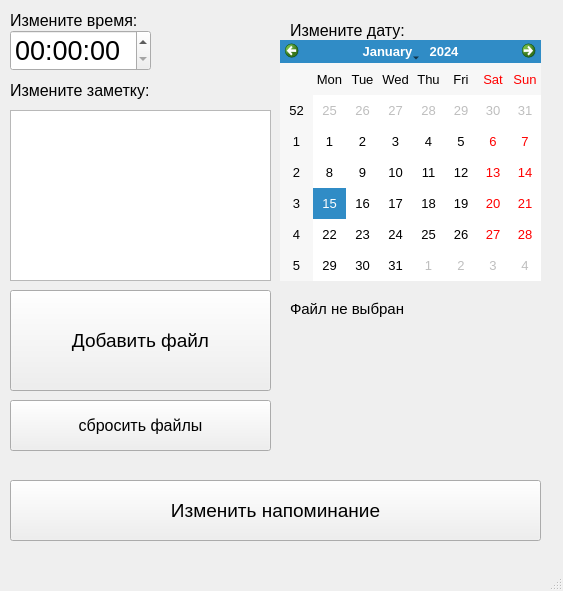
<?xml version="1.0" encoding="UTF-8"?>
<ui version="4.0">
 <class>Update</class>
 <widget class="QMainWindow" name="Update">
  <property name="geometry">
   <rect>
    <x>0</x>
    <y>0</y>
    <width>563</width>
    <height>591</height>
   </rect>
  </property>
  <property name="windowTitle">
   <string>Изменение</string>
  </property>
  <widget class="QWidget" name="centralwidget">
   <widget class="QPushButton" name="createButton">
    <property name="geometry">
     <rect>
      <x>10</x>
      <y>480</y>
      <width>531</width>
      <height>61</height>
     </rect>
    </property>
    <property name="font">
     <font>
      <pointsize>14</pointsize>
     </font>
    </property>
    <property name="text">
     <string>Изменить напоминание</string>
    </property>
   </widget>
   <widget class="QLabel" name="label_2">
    <property name="geometry">
     <rect>
      <x>290</x>
      <y>20</y>
      <width>151</width>
      <height>21</height>
     </rect>
    </property>
    <property name="font">
     <font>
      <pointsize>12</pointsize>
     </font>
    </property>
    <property name="text">
     <string>Измените дату:</string>
    </property>
   </widget>
   <widget class="QCalendarWidget" name="calendarWidget">
    <property name="geometry">
     <rect>
      <x>280</x>
      <y>40</y>
      <width>261</width>
      <height>241</height>
     </rect>
    </property>
    <property name="font">
     <font>
      <pointsize>10</pointsize>
     </font>
    </property>
   </widget>
   <widget class="QLabel" name="label">
    <property name="geometry">
     <rect>
      <x>10</x>
      <y>80</y>
      <width>151</width>
      <height>21</height>
     </rect>
    </property>
    <property name="font">
     <font>
      <pointsize>12</pointsize>
     </font>
    </property>
    <property name="text">
     <string>Измените заметку:</string>
    </property>
   </widget>
   <widget class="QLabel" name="label_3">
    <property name="geometry">
     <rect>
      <x>10</x>
      <y>10</y>
      <width>151</width>
      <height>21</height>
     </rect>
    </property>
    <property name="font">
     <font>
      <pointsize>12</pointsize>
     </font>
    </property>
    <property name="text">
     <string>Измените время:</string>
    </property>
   </widget>
   <widget class="QTimeEdit" name="timeEdit">
    <property name="geometry">
     <rect>
      <x>10</x>
      <y>30</y>
      <width>141</width>
      <height>41</height>
     </rect>
    </property>
    <property name="font">
     <font>
      <pointsize>20</pointsize>
     </font>
    </property>
   </widget>
   <widget class="QPushButton" name="add_file_Button">
    <property name="geometry">
     <rect>
      <x>10</x>
      <y>290</y>
      <width>261</width>
      <height>101</height>
     </rect>
    </property>
    <property name="font">
     <font>
      <pointsize>14</pointsize>
     </font>
    </property>
    <property name="text">
     <string>Добавить файл</string>
    </property>
   </widget>
   <widget class="QLabel" name="label_file">
    <property name="geometry">
     <rect>
      <x>290</x>
      <y>300</y>
      <width>241</width>
      <height>161</height>
     </rect>
    </property>
    <property name="font">
     <font>
      <pointsize>11</pointsize>
     </font>
    </property>
    <property name="frameShape">
     <enum>QFrame::NoFrame</enum>
    </property>
    <property name="frameShadow">
     <enum>QFrame::Plain</enum>
    </property>
    <property name="text">
     <string>Файл не выбран</string>
    </property>
    <property name="alignment">
     <set>Qt::AlignLeading|Qt::AlignLeft|Qt::AlignTop</set>
    </property>
    <property name="margin">
     <number>3</number>
    </property>
   </widget>
   <widget class="QPushButton" name="clear_file_Button">
    <property name="geometry">
     <rect>
      <x>10</x>
      <y>400</y>
      <width>261</width>
      <height>51</height>
     </rect>
    </property>
    <property name="font">
     <font>
      <pointsize>12</pointsize>
     </font>
    </property>
    <property name="text">
     <string>сбросить файлы</string>
    </property>
   </widget>
   <widget class="QTextEdit" name="textEdit">
    <property name="geometry">
     <rect>
      <x>10</x>
      <y>110</y>
      <width>261</width>
      <height>171</height>
     </rect>
    </property>
    <property name="font">
     <font>
      <pointsize>14</pointsize>
     </font>
    </property>
   </widget>
  </widget>
  <widget class="QMenuBar" name="menubar">
   <property name="geometry">
    <rect>
     <x>0</x>
     <y>0</y>
     <width>563</width>
     <height>21</height>
    </rect>
   </property>
  </widget>
  <widget class="QStatusBar" name="statusbar"/>
 </widget>
 <resources/>
 <connections/>
</ui>
